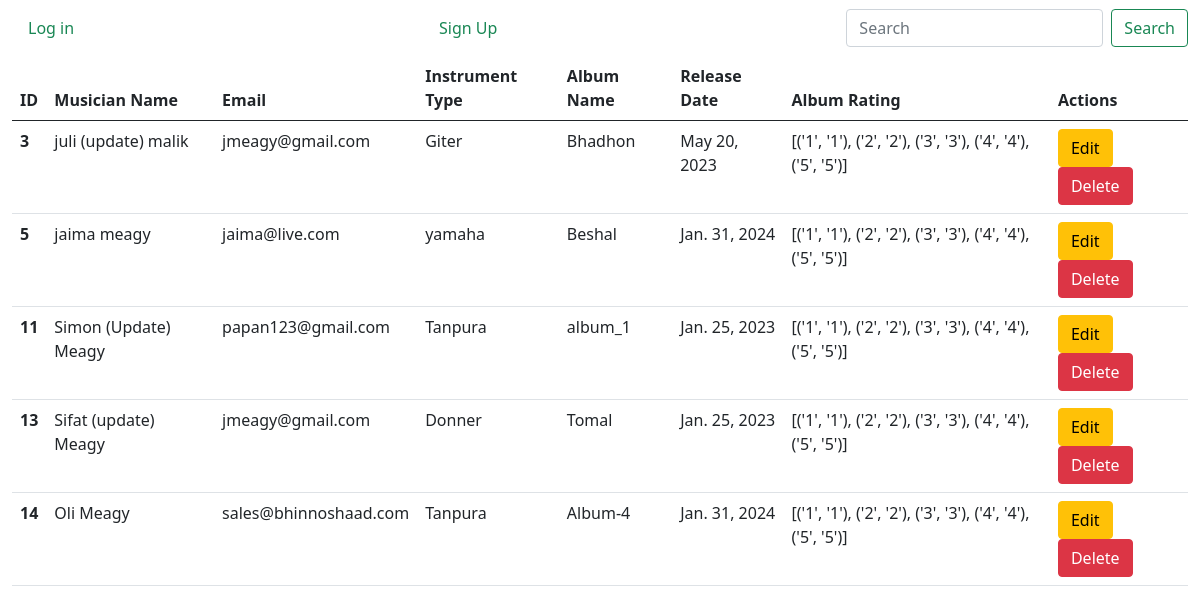
The page / on the database its author committed.
### album_app/models.py (models this page shows, shortened)
class Album(models.Model):
    album_name = models.CharField(max_length=200)
    release_date = models.DateField()
    rating = [
        ('1', '1'),
        ('2', '2'),
        ('3', '3'),
        ('4', '4'),
        ('5', '5'),
    ]
    album_rating = models.CharField(max_length=6, choices=rating)
    musician = models.ForeignKey(Musician, on_delete=models.CASCADE)

### musician_app/models.py (models this page shows, shortened)
class Musician(models.Model):
    first_Name = models.CharField(max_length=200, default=None)
    last_Name = models.CharField(max_length=200, default=None)
    email = models.EmailField(default=None)
    phone_number = models.IntegerField(default=None)
    Instrument_type = models.CharField(max_length=200, default=None)

### Musicians_Directory/views.py (the view)
# urls.py: 2. Add a URL to urlpatterns:  path('', views.home, name='home')
def home(request):
    data = Album.objects.all()
    return render(request, 'home.html', {'data': data})

### templates/home.html
{% extends "base.html" %}
{% block content %}
<div class="container-fluid">
    <table class="table">
        <thead>
            <tr>
                <th scope="col">ID</th>
                <th scope="col">Musician Name</th>
                <th scope="col">Email</th>
                <th scope="col">Instrument Type</th>
                <th scope="col">Album Name</th>
                <th scope="col">Release Date</th>
                <th scope="col">Album Rating</th>
                <th scope="col">Actions</th>
            </tr>
        </thead>
        <tbody>
            {% for album in data %}
                <tr>
                    <th scope="row">{{ album.id }}</th>
                    <td>{{ album.musician.first_Name }} {{ album.musician.last_Name }}</td>
                    <td>{{album.musician.email }}</td>
                    <td>{{album.musician.Instrument_type }}</td>
                    <td>{{ album.album_name }}</td>
                    <td>{{ album.release_date }}</td>
                    <td>{{ album.rating }}</td>
                    <td>
                        <a href="{% url 'edit_Musician' album.musician.id %}" class="btn btn-warning">Edit </a>
                        <a href="{% url 'delete_musician' album.musician.id %}" class="btn btn-danger">Delete </a>
                    </td>
                </tr>
            {% endfor %}
        </tbody>
    </table>
</div>
{% endblock %}

### templates/base.html (shortened to what this page needs)
<!DOCTYPE html>
<html lang="en">
<head>
    <link
    href="https://cdn.jsdelivr.net/npm/bootstrap@5.0.2/dist/css/bootstrap.min.css"
    rel="stylesheet"
  />
</head>
<body>
    <nav class="navbar navbar-expand-lg navbar-dark bg-tertiary">
        <div class="container-fluid">
            {% if request.user.is_authenticated %}
                <a class="navbar-brand fw-bold fs-4 text-success mb-2">Music World</a>
                <a class="nav-link active text-success" aria-current="page" href="{% url 'home'%}">Home</a>
                <a class="nav-link active text-success" aria-current="page" href="{% url 'add_Musician'%}">Musician</a>
                <a class="nav-link active text-success" aria-current="page" href="{% url 'add_album'%}">Album</a>
                <a class="nav-link active text-success" aria-current="page" href="{% url 'user_logout'%}">Log out</a>
            {% else %}
                <a class="nav-link active text-success" aria-current="page" href="{% url 'user_login'%}">Log in</a>
                <a class="nav-link active text-success" aria-current="page" href="{% url 'register'%}">Sign Up</a>
            {% endif %}
            <form class="d-flex" role="search">
                <input class="form-control me-2" type="search" placeholder="Search" aria-label="Search">
                <button class="btn btn-outline-success" type="submit">Search</button>
            </form>
        </div>
    </nav>
         {% block content %}
         {% endblock  %}
</body>
</html>

### rows shown on the page
Album: id "3", musician.first_Name "juli (update)", musician.last_Name "malik", musician.email "jmeagy@gmail.com", musician.Instrument_type "Giter", album_name "Bhadhon", release_date "May 20, 2023", rating "[('1', '1'), ('2', '2'), ('3', '3'), ('4', '4'), ('5', '5')]"
Album: id "5", musician.first_Name "jaima", musician.last_Name "meagy", musician.email "jaima@live.com", musician.Instrument_type "yamaha", album_name "Beshal", release_date "Jan. 31, 2024", rating "[('1', '1'), ('2', '2'), ('3', '3'), ('4', '4'), ('5', '5')]"
Album: id "11", musician.first_Name "Simon (Update)", musician.last_Name "Meagy", musician.email "papan123@gmail.com", musician.Instrument_type "Tanpura", album_name "album_1", release_date "Jan. 25, 2023", rating "[('1', '1'), ('2', '2'), ('3', '3'), ('4', '4'), ('5', '5')]"
Album: id "13", musician.first_Name "Sifat (update)", musician.last_Name "Meagy", musician.email "jmeagy@gmail.com", musician.Instrument_type "Donner", album_name "Tomal", release_date "Jan. 25, 2023", rating "[('1', '1'), ('2', '2'), ('3', '3'), ('4', '4'), ('5', '5')]"
Album: id "14", musician.first_Name "Oli", musician.last_Name "Meagy", musician.email "sales@bhinnoshaad.com", musician.Instrument_type "Tanpura", album_name "Album-4", release_date "Jan. 31, 2024", rating "[('1', '1'), ('2', '2'), ('3', '3'), ('4', '4'), ('5', '5')]"
